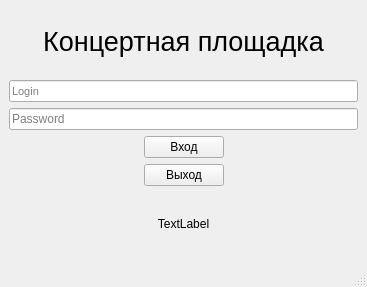
<?xml version="1.0" encoding="UTF-8"?>
<ui version="4.0">
 <class>MainWindow</class>
 <widget class="QMainWindow" name="MainWindow">
  <property name="geometry">
   <rect>
    <x>0</x>
    <y>0</y>
    <width>367</width>
    <height>287</height>
   </rect>
  </property>
  <property name="windowTitle">
   <string>Форма входа</string>
  </property>
  <widget class="QWidget" name="centralwidget">
   <layout class="QVBoxLayout" name="verticalLayout">
    <item>
     <widget class="QLabel" name="label">
      <property name="font">
       <font>
        <pointsize>20</pointsize>
       </font>
      </property>
      <property name="text">
       <string>Концертная площадка</string>
      </property>
      <property name="alignment">
       <set>Qt::AlignCenter</set>
      </property>
      <property name="wordWrap">
       <bool>false</bool>
      </property>
     </widget>
    </item>
    <item>
     <widget class="QLineEdit" name="line_login">
      <property name="font">
       <font>
        <pointsize>8</pointsize>
       </font>
      </property>
      <property name="placeholderText">
       <string>Login</string>
      </property>
     </widget>
    </item>
    <item>
     <widget class="QLineEdit" name="line_password">
      <property name="echoMode">
       <enum>QLineEdit::Password</enum>
      </property>
      <property name="placeholderText">
       <string>Password</string>
      </property>
     </widget>
    </item>
    <item>
     <layout class="QHBoxLayout" name="horizontalLayout_2">
      <item>
       <spacer name="horizontalSpacer">
        <property name="orientation">
         <enum>Qt::Horizontal</enum>
        </property>
        <property name="sizeHint" stdset="0">
         <size>
          <width>40</width>
          <height>20</height>
         </size>
        </property>
       </spacer>
      </item>
      <item>
       <widget class="QPushButton" name="button_enter">
        <property name="text">
         <string>Вход</string>
        </property>
       </widget>
      </item>
      <item>
       <spacer name="horizontalSpacer_2">
        <property name="orientation">
         <enum>Qt::Horizontal</enum>
        </property>
        <property name="sizeHint" stdset="0">
         <size>
          <width>40</width>
          <height>20</height>
         </size>
        </property>
       </spacer>
      </item>
     </layout>
    </item>
    <item>
     <layout class="QHBoxLayout" name="horizontalLayout">
      <item>
       <spacer name="horizontalSpacer_3">
        <property name="orientation">
         <enum>Qt::Horizontal</enum>
        </property>
        <property name="sizeHint" stdset="0">
         <size>
          <width>40</width>
          <height>20</height>
         </size>
        </property>
       </spacer>
      </item>
      <item>
       <widget class="QPushButton" name="push_cancel">
        <property name="text">
         <string>Выход</string>
        </property>
       </widget>
      </item>
      <item>
       <spacer name="horizontalSpacer_4">
        <property name="orientation">
         <enum>Qt::Horizontal</enum>
        </property>
        <property name="sizeHint" stdset="0">
         <size>
          <width>40</width>
          <height>20</height>
         </size>
        </property>
       </spacer>
      </item>
     </layout>
    </item>
    <item>
     <widget class="QLabel" name="label_2">
      <property name="text">
       <string>TextLabel</string>
      </property>
      <property name="alignment">
       <set>Qt::AlignCenter</set>
      </property>
     </widget>
    </item>
   </layout>
  </widget>
  <widget class="QStatusBar" name="statusbar"/>
 </widget>
 <resources/>
 <connections/>
</ui>
